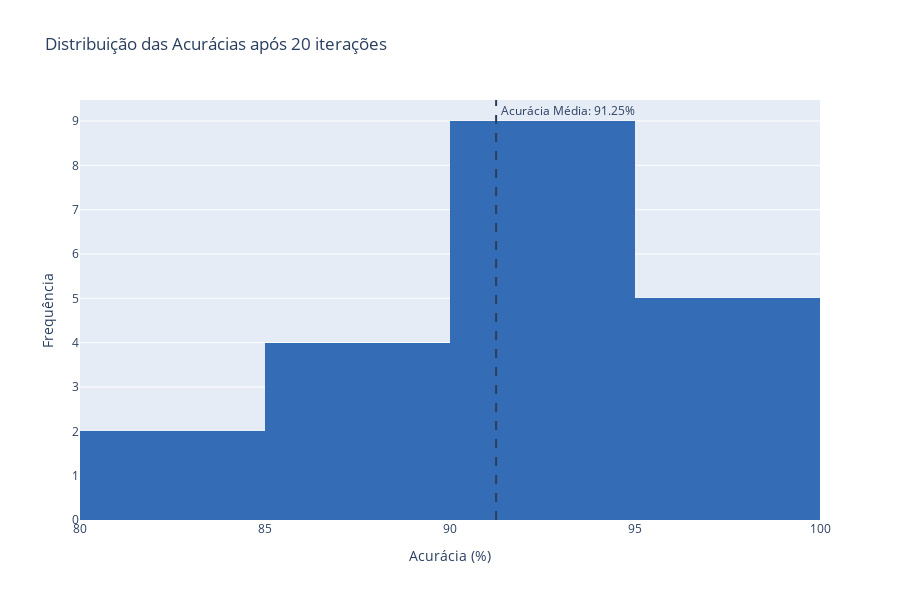

Notebook source saved alongside this figure:
### Code cell
plot_accuracies(dt_imb_res, export=False, filename='tree_imb_acc', path='../figs/metrics_ensemble')

### Figure 1 — Plotly figure (JSON) as saved in the notebook; plotly's stock layout.template omitted (floating-point values rounded to 4 significant figures)
{"data": [{"marker": {"color": "#346CB5"}, "nbinsx": 5, "type": "histogram", "x": [96.88, 92.19, 84.38, 95.31, 92.19, 87.5, 85.94, 95.31, 92.06, 90.48, 82.54, 95.24, 87.3, 92.06, 90.48, 96.83, 93.65, 93.65, 92.06, 88.89]}], "layout": {"annotations": [{"showarrow": false, "text": " Acurácia Média: 91.25%", "x": 91.25, "xanchor": "left", "xref": "x", "y": 1, "yanchor": "top", "yref": "y domain"}], "autosize": true, "height": 600, "shapes": [{"line": {"dash": "dash"}, "type": "line", "x0": 91.25, "x1": 91.25, "xref": "x", "y0": 0, "y1": 1, "yref": "y domain"}], "title": {"text": "Distribuição das Acurácias após 20 iterações"}, "xaxis": {"title": {"text": "Acurácia (%)"}}, "yaxis": {"title": {"text": "Frequência"}}}}
